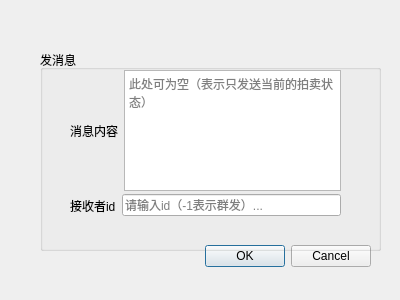
<?xml version="1.0" encoding="UTF-8"?>
<ui version="4.0">
 <class>Dialog</class>
 <widget class="QDialog" name="Dialog">
  <property name="geometry">
   <rect>
    <x>0</x>
    <y>0</y>
    <width>400</width>
    <height>300</height>
   </rect>
  </property>
  <property name="windowTitle">
   <string>Dialog</string>
  </property>
  <widget class="QDialogButtonBox" name="buttonBox">
   <property name="geometry">
    <rect>
     <x>30</x>
     <y>240</y>
     <width>341</width>
     <height>32</height>
    </rect>
   </property>
   <property name="orientation">
    <enum>Qt::Horizontal</enum>
   </property>
   <property name="standardButtons">
    <set>QDialogButtonBox::Cancel|QDialogButtonBox::Ok</set>
   </property>
  </widget>
  <widget class="QGroupBox" name="msg_groupbox">
   <property name="geometry">
    <rect>
     <x>40</x>
     <y>50</y>
     <width>341</width>
     <height>201</height>
    </rect>
   </property>
   <property name="title">
    <string>发消息</string>
   </property>
   <widget class="QWidget" name="horizontalLayoutWidget_3">
    <property name="geometry">
     <rect>
      <x>30</x>
      <y>20</y>
      <width>271</width>
      <height>121</height>
     </rect>
    </property>
    <layout class="QHBoxLayout" name="usernamehl">
     <item>
      <widget class="QLabel" name="text_label">
       <property name="styleSheet">
        <string notr="true">QPushButton{
background-color: rgb(179, 214, 230);
color: white;
border:2px solid #000000;
padding: 16px 32px;
text-align: center;
font-size: 16px;
margin:4px 2px;
border-radius: 12px;
hover{color: black};
hover{background-color: white};
hover{border: 2px solid #000000}
}</string>
       </property>
       <property name="text">
        <string>消息内容</string>
       </property>
      </widget>
     </item>
     <item>
      <widget class="QTextEdit" name="msg_text">
       <property name="placeholderText">
        <string>此处可为空（表示只发送当前的拍卖状态）</string>
       </property>
      </widget>
     </item>
    </layout>
   </widget>
   <widget class="QWidget" name="horizontalLayoutWidget_4">
    <property name="geometry">
     <rect>
      <x>30</x>
      <y>140</y>
      <width>271</width>
      <height>31</height>
     </rect>
    </property>
    <layout class="QHBoxLayout" name="usernamehl_2">
     <item>
      <widget class="QLabel" name="id_label">
       <property name="styleSheet">
        <string notr="true">QPushButton{
background-color: rgb(179, 214, 230);
color: white;
border:2px solid #000000;
padding: 16px 32px;
text-align: center;
font-size: 16px;
margin:4px 2px;
border-radius: 12px;
hover{color: black};
hover{background-color: white};
hover{border: 2px solid #000000}
}</string>
       </property>
       <property name="text">
        <string>接收者id</string>
       </property>
      </widget>
     </item>
     <item>
      <widget class="QLineEdit" name="id_text">
       <property name="toolTip">
        <string/>
       </property>
       <property name="whatsThis">
        <string>id</string>
       </property>
       <property name="inputMethodHints">
        <set>Qt::ImhDigitsOnly</set>
       </property>
       <property name="inputMask">
        <string comment="*"/>
       </property>
       <property name="text">
        <string extracomment="请输入用户id"/>
       </property>
       <property name="maxLength">
        <number>100000</number>
       </property>
       <property name="placeholderText">
        <string>请输入id（-1表示群发）...</string>
       </property>
      </widget>
     </item>
    </layout>
   </widget>
  </widget>
 </widget>
 <resources/>
 <connections>
  <connection>
   <sender>buttonBox</sender>
   <signal>accepted()</signal>
   <receiver>Dialog</receiver>
   <slot>accept()</slot>
   <hints>
    <hint type="sourcelabel">
     <x>248</x>
     <y>254</y>
    </hint>
    <hint type="destinationlabel">
     <x>157</x>
     <y>274</y>
    </hint>
   </hints>
  </connection>
  <connection>
   <sender>buttonBox</sender>
   <signal>rejected()</signal>
   <receiver>Dialog</receiver>
   <slot>reject()</slot>
   <hints>
    <hint type="sourcelabel">
     <x>316</x>
     <y>260</y>
    </hint>
    <hint type="destinationlabel">
     <x>286</x>
     <y>274</y>
    </hint>
   </hints>
  </connection>
 </connections>
</ui>
